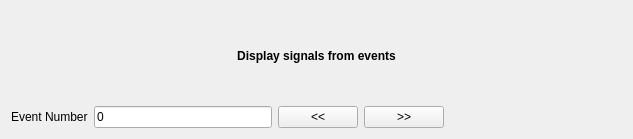
<?xml version="1.0" encoding="UTF-8"?>
<ui version="4.0">
 <class>FilterComponentsResultsView</class>
 <widget class="QWidget" name="FilterComponentsResultsView">
  <property name="geometry">
   <rect>
    <x>0</x>
    <y>0</y>
    <width>633</width>
    <height>139</height>
   </rect>
  </property>
  <property name="windowTitle">
   <string>Form</string>
  </property>
  <layout class="QGridLayout" name="gridLayout">
   <item row="0" column="0">
    <layout class="QVBoxLayout" name="verticalLayout">
     <item>
      <layout class="QHBoxLayout" name="horizontalLayout_2">
       <item>
        <widget class="QLabel" name="label_2">
         <property name="font">
          <font>
           <weight>75</weight>
           <bold>true</bold>
          </font>
         </property>
         <property name="text">
          <string>Display signals from events</string>
         </property>
         <property name="alignment">
          <set>Qt::AlignCenter</set>
         </property>
        </widget>
       </item>
      </layout>
     </item>
     <item>
      <layout class="QHBoxLayout" name="horizontalLayout">
       <item>
        <widget class="QLabel" name="label_4">
         <property name="text">
          <string>Event Number</string>
         </property>
        </widget>
       </item>
       <item>
        <widget class="QLineEdit" name="event_index_lineEdit">
         <property name="text">
          <string>0</string>
         </property>
        </widget>
       </item>
       <item>
        <widget class="QPushButton" name="prev_but">
         <property name="enabled">
          <bool>true</bool>
         </property>
         <property name="toolTip">
          <string>Display the previous window (window length will be added to the time elapsed).</string>
         </property>
         <property name="text">
          <string>&lt;&lt;</string>
         </property>
        </widget>
       </item>
       <item>
        <widget class="QPushButton" name="next_but">
         <property name="enabled">
          <bool>true</bool>
         </property>
         <property name="toolTip">
          <string>Display the next window (window length will be added to the time elapsed).</string>
         </property>
         <property name="text">
          <string>&gt;&gt;</string>
         </property>
        </widget>
       </item>
       <item>
        <spacer name="horizontalSpacer">
         <property name="orientation">
          <enum>Qt::Horizontal</enum>
         </property>
         <property name="sizeHint" stdset="0">
          <size>
           <width>40</width>
           <height>20</height>
          </size>
         </property>
        </spacer>
       </item>
      </layout>
     </item>
     <item>
      <layout class="QVBoxLayout" name="result_layout"/>
     </item>
    </layout>
   </item>
  </layout>
 </widget>
 <resources/>
 <connections>
  <connection>
   <sender>next_but</sender>
   <signal>clicked()</signal>
   <receiver>FilterComponentsResultsView</receiver>
   <slot>on_next_button()</slot>
   <hints>
    <hint type="sourcelabel">
     <x>435</x>
     <y>64</y>
    </hint>
    <hint type="destinationlabel">
     <x>269</x>
     <y>138</y>
    </hint>
   </hints>
  </connection>
  <connection>
   <sender>prev_but</sender>
   <signal>clicked()</signal>
   <receiver>FilterComponentsResultsView</receiver>
   <slot>on_prev_button()</slot>
   <hints>
    <hint type="sourcelabel">
     <x>354</x>
     <y>64</y>
    </hint>
    <hint type="destinationlabel">
     <x>269</x>
     <y>138</y>
    </hint>
   </hints>
  </connection>
  <connection>
   <sender>event_index_lineEdit</sender>
   <signal>editingFinished()</signal>
   <receiver>FilterComponentsResultsView</receiver>
   <slot>on_event_index_changed()</slot>
   <hints>
    <hint type="sourcelabel">
     <x>183</x>
     <y>56</y>
    </hint>
    <hint type="destinationlabel">
     <x>168</x>
     <y>74</y>
    </hint>
   </hints>
  </connection>
 </connections>
 <slots>
  <slot>on_choose_button()</slot>
  <slot>on_show_button()</slot>
  <slot>on_next_button()</slot>
  <slot>on_prev_button()</slot>
  <slot>on_event_index_changed()</slot>
 </slots>
</ui>
